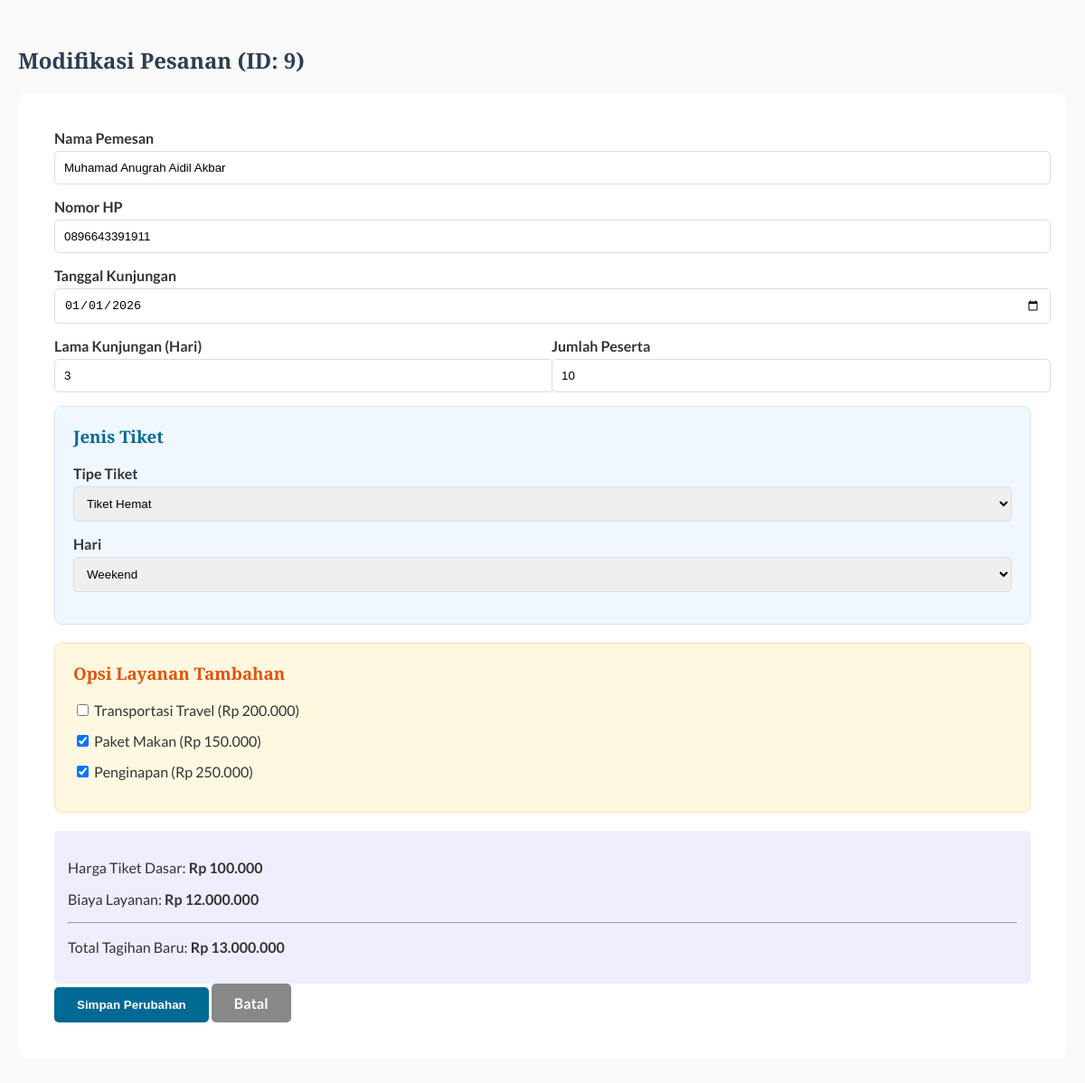
Page /form_edit.php?id=9 on the committed database.
### tables this page shows
CREATE TABLE `pesanan` (
  `id` int(11) NOT NULL,
  `nama_pemesan` varchar(100) DEFAULT NULL,
  `nomor_hp` varchar(20) DEFAULT NULL,
  `tanggal_pesan` date DEFAULT NULL,
  `durasi_wisata` int(11) DEFAULT 1,
  `jumlah_peserta` int(11) DEFAULT NULL,
  `jenis_tiket` varchar(50) DEFAULT NULL,
  `hari_kunjungan` varchar(20) DEFAULT NULL,
  `harga_paket` decimal(15,2) DEFAULT NULL,
  `total_tagihan` decimal(15,2) DEFAULT NULL,
  `created_at` timestamp NOT NULL DEFAULT current_timestamp(),
  `layanan_travel` tinyint(1) DEFAULT 0,
  `layanan_makan` tinyint(1) DEFAULT 0,
  `layanan_penginapan` tinyint(1) DEFAULT 0
);

### form_edit.php (the view, shortened to what this page needs)
<?php
include 'koneksi.php';
$id = $_GET['id'];
$query = mysqli_query($koneksi, "SELECT * FROM pesanan WHERE id='$id'");
$data = mysqli_fetch_array($query);
$tiket = $data['jenis_tiket'];
$is_tiket_masuk = ($tiket == 'reguler' || $tiket == 'hemat');
?>
<!DOCTYPE html>
<html lang="id">
<head>
    <link rel="stylesheet" href="style.css">
</head>
<body>
    <div class="container">
        <h2>Modifikasi Pesanan (ID: <?php echo $data['id']; ?>)</h2>
        <div style="background: white; padding: 40px; border-radius: 10px;">
            <form action="update_booking.php" method="POST">
                <div class="form-group">
                    <label>Nama Pemesan</label>
                    <input type="text" name="nama" value="<?php echo $data['nama_pemesan']; ?>" required>
                </div>
                <div class="form-group">
                    <label>Nomor HP</label>
                    <input type="text" name="no_hp" value="<?php echo $data['nomor_hp']; ?>" required>
                </div>
                <div class="form-group">
                    <label>Tanggal Kunjungan</label>
                    <input type="date" name="tanggal" value="<?php echo $data['tanggal_pesan']; ?>" required>
                </div>
                <div style="display: grid; grid-template-columns: 1fr 1fr; gap: 20px;">
                    <?php if ($is_tiket_masuk): ?>
                    <div class="form-group">
                        <label>Lama Kunjungan (Hari)</label>
                        <input type="number" id="durasi" name="durasi" min="1" value="<?php echo $data['durasi_wisata']; ?>" required>
                    </div>
                    <?php else: ?>
                        <input type="hidden" id="durasi" name="durasi" value="1">
                    <?php endif; ?>
                    <div class="form-group">
                        <label>Jumlah Peserta</label>
                        <input type="number" id="peserta" name="peserta" value="<?php echo $data['jumlah_peserta']; ?>" required>
                    </div>
                </div>
                <div style="background: #f0f8ff; padding: 20px; border-radius: 8px; margin-bottom: 20px; border: 1px solid #cce7ff;">
                    <h3 style="margin-top:0; color: #006994;">Jenis Tiket</h3>
                    <?php if ($is_tiket_masuk): ?>
                        <div class="form-group">
                            <label>Tipe Tiket</label>
                            <select id="jenis_tiket" name="jenis_tiket" style="width:100%; padding:10px;">
                                <option value="hemat" <?php echo ($tiket == 'hemat') ? 'selected' : ''; ?>>Tiket Hemat</option>
                            </select>
                        </div>
                        <div class="form-group">
                            <label>Hari</label>
                            <select id="hari_kunjungan" name="hari_kunjungan" style="width:100%; padding:10px;">
                                <option value="weekend" <?php echo ($data['hari_kunjungan'] == 'weekend') ? 'selected' : ''; ?>>Weekend</option>
                            </select>
                        </div>
                    <?php endif; ?>
                </div>
                <?php if ($is_tiket_masuk): ?>
                <div style="background: #fff8e1; padding: 20px; border-radius: 8px; margin-bottom: 20px; border: 1px solid #ffe0b2;">
                    <h3 style="margin-top:0; color: #e65100;">Opsi Layanan Tambahan</h3>
                    <div class="checkbox-group">
                        <div style="margin-bottom: 10px;">
                            <input type="checkbox" id="srv_travel" name="srv_travel" value="200000" <?php echo ($data['layanan_travel']==1)?'checked':''; ?>>
                            <label>Transportasi Travel (Rp 200.000)</label>
                        </div>
                        <div style="margin-bottom: 10px;">
                            <input type="checkbox" id="srv_makan" name="srv_makan" value="150000" <?php echo ($data['layanan_makan']==1)?'checked':''; ?>>
                            <label>Paket Makan (Rp 150.000)</label>
                        </div>
                        <div style="margin-bottom: 10px;">
                            <input type="checkbox" id="srv_inap" name="srv_inap" value="250000" <?php echo ($data['layanan_penginapan']==1)?'checked':''; ?>>
                            <label>Penginapan (Rp 250.000)</label>
                        </div>
                    </div>
                </div>
                <?php endif; ?>
                <div class="price-display">
                    <p>Harga Tiket Dasar: <strong id="txt_harga_paket">Rp <?php echo number_format($data['harga_paket']); ?></strong></p>
                    <?php if ($is_tiket_masuk): ?>
                        <p>Biaya Layanan: <strong id="txt_biaya_layanan">Rp 0</strong></p>
                        <hr>
                    <?php endif; ?>
                    <p>Total Tagihan Baru: <strong id="txt_total_tagihan">Rp <?php echo number_format($data['total_tagihan']); ?></strong></p>
                </div>
                <button type="submit" class="btn">Simpan Perubahan</button>
                <a href="list_pesanan.php" class="btn" style="background:#888">Batal</a>
            </form>
        </div>
    </div>
</body>
</html>

### style.css (style rules this page uses)
:root { --primary: #FFD700; --secondary: #006994; --text: #333; --bg-light: #f9f9f9; }
html { scroll-behavior: smooth; scroll-padding-top: 100px; }
body { font-family: 'Lato', sans-serif; margin: 0; padding: 0; color: var(--text); background-color: var(--bg-light); }
h1, h2, h3 { font-family: 'Playfair Display', serif; color: #2c3e50; }
.container { max-width: 1200px; margin: 50px auto; padding: 0 20px; }
.btn { display: inline-block; padding: 12px 25px; background-color: var(--secondary); color: white; text-decoration: none; border-radius: 5px; font-weight: bold; border: none; cursor: pointer; }
.form-group { margin-bottom: 15px; }
label { display: block; margin-bottom: 5px; font-weight: bold; }
input[type="text"], input[type="number"], input[type="date"], select { width: 100%; padding: 10px; border: 1px solid #ddd; border-radius: 5px; }
.checkbox-group label { display: inline-block; margin-right: 15px; font-weight: normal; }
.price-display { background: #eef; padding: 15px; border-radius: 5px; margin-top: 20px; }

### rows in the picture
pesanan: id "9", nama "Muhamad Anugrah Aidil Akbar", no_hp "0896643391911", tanggal "01/01/2026", durasi "3", peserta "10", jenis_tiket "Tiket Hemat", hari_kunjungan "Weekend", layanan_makan "☑", layanan_penginapan "☑"
